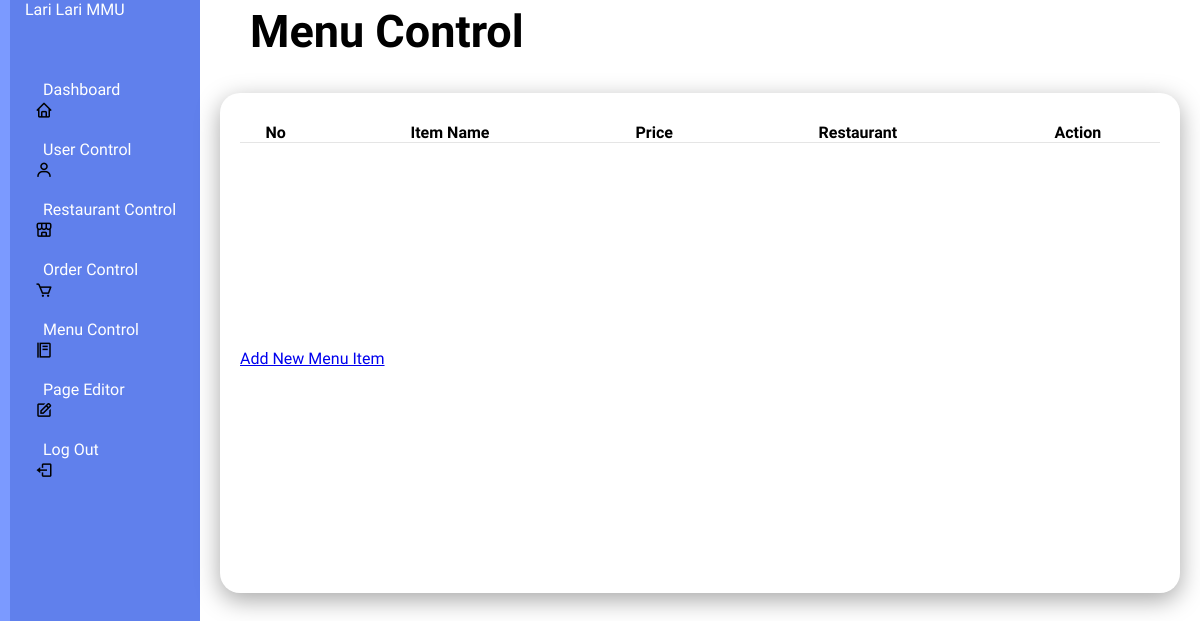
Before: /menucontrol with the older database file.
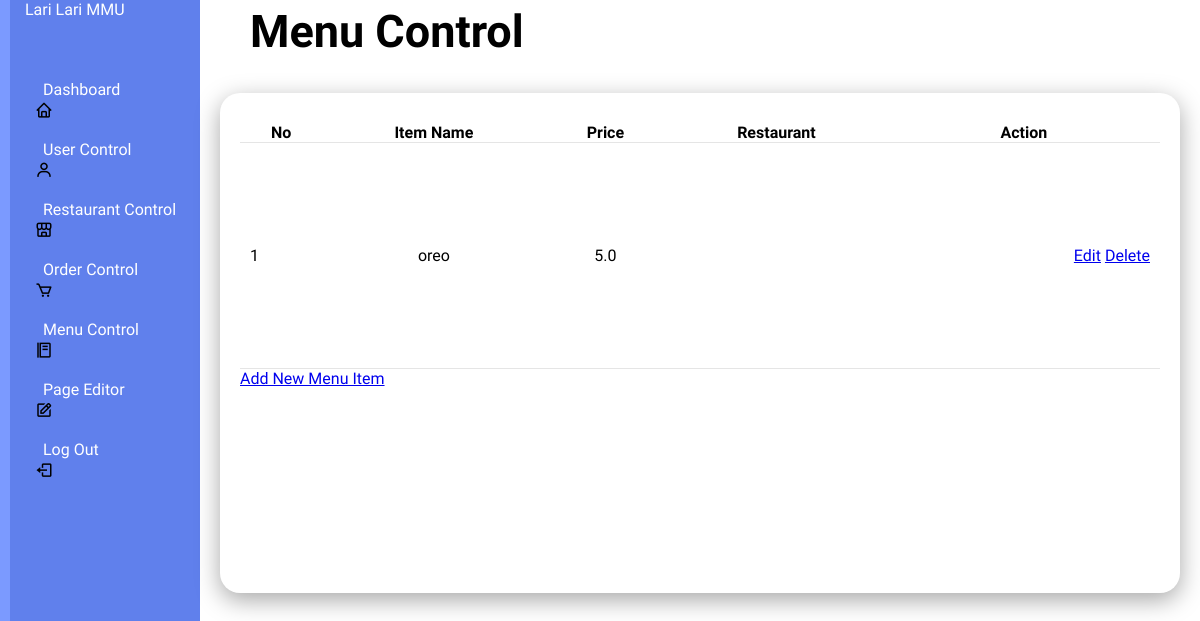
After: the same page with the newer database file.
### tables this page shows
CREATE TABLE menu_items (
            id INTEGER PRIMARY KEY AUTOINCREMENT,
            restaurant_id INTEGER NOT NULL,
            name TEXT NOT NULL,
            price REAL NOT NULL,
            category TEXT NOT NULL,
            estimated_time INTEGER NOT NULL,
            FOREIGN KEY (restaurant_id) REFERENCES restaurants(id)
        );

### app.py (the view)
@app.route('/menucontrol', methods=['GET'])
def menucontrol():
    conn = get_db_connection()
    cursor = conn.cursor()
    query = """
        SELECT id, name, price, restaurant_id
        FROM menu_items
    """
    cursor.execute(query)
    menu_items = cursor.fetchall()
    conn.close()
    return render_template('menucontrol.html', menu_items=menu_items)

### app.py (called while the page is built)
def get_db_connection():
    con = sqlite3.connect("database.db")
    con.row_factory = sqlite3.Row
    return con

### templates/menucontrol.html (shortened to what this page needs)
<!DOCTYPE html>
<html lang="en">
<head>
    <link rel="stylesheet" type="text/css" href="../static/style(admin2).css">
    <link rel="stylesheet" href="https://unpkg.com/boxicons@latest/css/boxicons.min.css">
        <link href="https://cdn.jsdelivr.net/npm/remixicon@4.3.0/fonts/remixicon.css" rel="stylesheet"/>
        <link rel="stylesheet" href="https://unpkg.com/aos@next/dist/aos.css" />
</head>
</head>
<body>
    <div class="admincontainer">
        <div class="navbar">
            <ul>
                <li><a href="#">Lari Lari MMU</a></li>
                <li><i class='bx bx-home'></i><a href="/admin">Dashboard</a></li>
                <li><i class='bx bx-user'></i><a href="/usercontrol">User Control</a></li>
                <li><i class='bx bx-store-alt'></i><a href="/restaurantcontrol">Restaurant Control</a></li>
                <li><i class='bx bx-cart'></i><a href="/ordercontrol">Order Control</a></li>
                <li><i class='bx bx-food-menu'></i><a href="/menucontrol">Menu Control</a></li>
                <li><i class='bx bx-edit'></i><a href="/pageEditor">Page Editor</a></li>
                <li><i class='bx bx-log-out'></i><a href="/logout">Log Out</a></li>
            </ul>
        </div>
    </div>
    <div class="admin-main">
        <div class="admin-header">
            <h2>Menu Control</h2>
        </div>
        <div class="admin-table">
            <div class="table-body">
                <table>
                    <thead>
                        <tr>
                            <th>No</th>
                            <th>Item Name</th>
                            <th>Price</th>
                            <th>Restaurant</th>
                            <th>Action</th>
                        </tr>
                    </thead>
                    <tbody>
                        {% for menu_item in menu_items %}
                        <tr>
                            <td>{{ loop.index }}</td>
                            <td>{{ menu_item.name }}</td>
                            <td>{{ menu_item.price }}</td>
                            <td>{{ menu_item.restaurant_name }}</td>
                            <td>
                                <a href="{{ url_for('edit_menu_item', item_id=menu_item.id) }}">Edit</a>
                                <a href="{{ url_for('admin_delete_menu_item', menu_id=menu_item.id) }}" onclick="return confirm('Are you sure you want to delete this item?')">Delete</a>
                            </td>
                        </tr>
                        {% endfor %}
                    </tbody>
                </table>
                <a href="{{ url_for('admin_add_menu_item') }}">Add New Menu Item</a>
            </div>
        </div>
    </div>
</body>
</html>

Changed rows visible on the page:
added menu_items: name "oreo", price "5.0"
